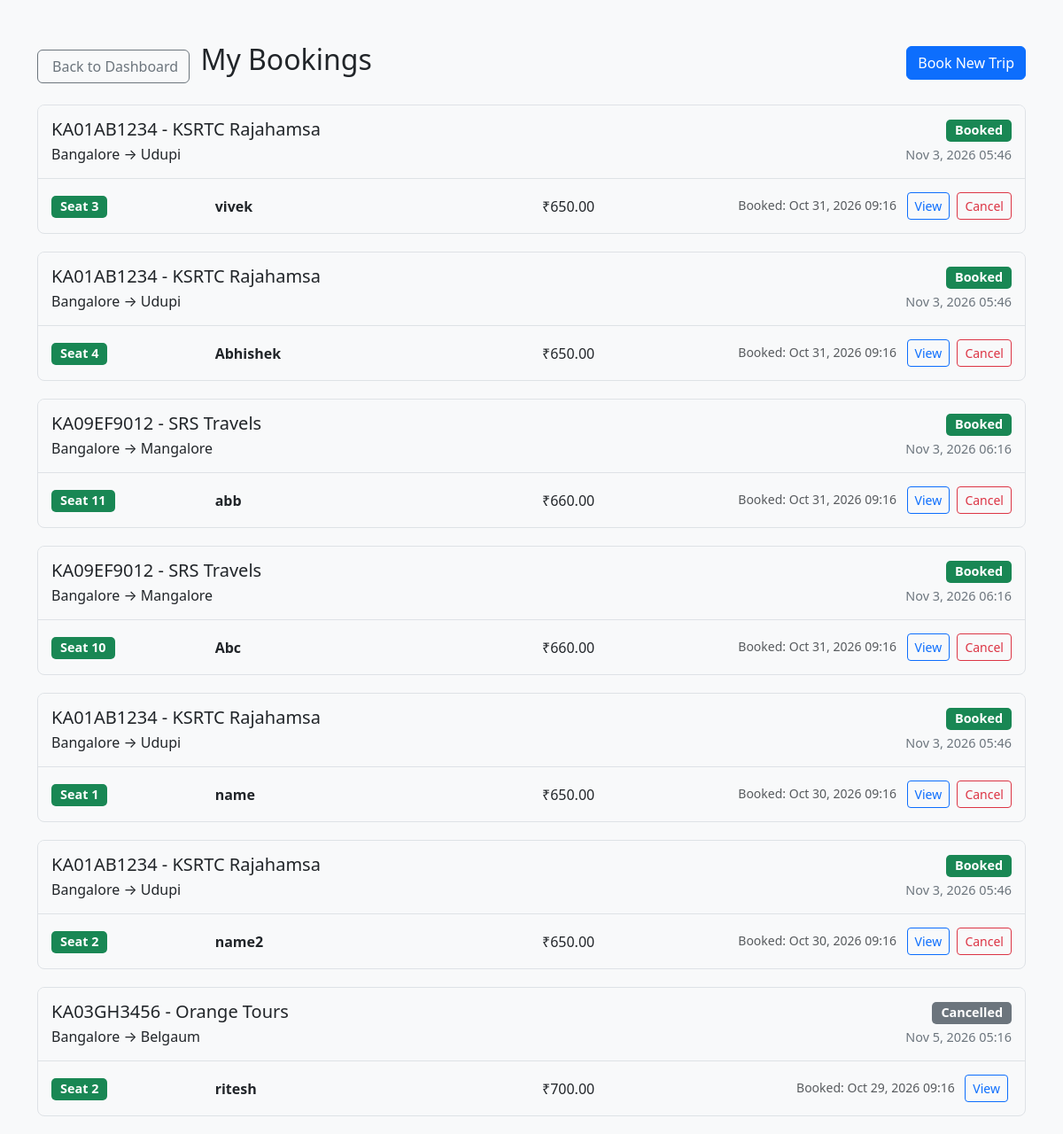
The page /booking_history.php (signed in) on the database its author committed.
### tables this page shows
CREATE TABLE IF NOT EXISTS `bookings` (
  `id` INT AUTO_INCREMENT PRIMARY KEY,
  `user_id` INT NOT NULL,
  `schedule_id` INT NOT NULL,
  `seat_no` VARCHAR(10) NOT NULL,
  `passenger_name` VARCHAR(100) NOT NULL,
  `status` ENUM('booked', 'cancelled') NOT NULL DEFAULT 'booked',
  `booked_on` DATETIME DEFAULT CURRENT_TIMESTAMP,
  FOREIGN KEY (`user_id`) REFERENCES `users`(`id`) ON DELETE CASCADE,
  FOREIGN KEY (`schedule_id`) REFERENCES `schedules`(`id`) ON DELETE CASCADE
);

CREATE TABLE IF NOT EXISTS `buses` (
  `id` INT AUTO_INCREMENT PRIMARY KEY,
  `bus_number` VARCHAR(50) NOT NULL,
  `name` VARCHAR(100) NOT NULL,
  `type` VARCHAR(50) NOT NULL,
  `seats` INT NOT NULL DEFAULT 40,
  `created_at` TIMESTAMP DEFAULT CURRENT_TIMESTAMP
);

CREATE TABLE IF NOT EXISTS `routes` (
  `id` INT AUTO_INCREMENT PRIMARY KEY,
  `source` VARCHAR(100) NOT NULL,
  `destination` VARCHAR(100) NOT NULL,
  `distance_km` INT NOT NULL,
  `duration_minutes` INT NOT NULL DEFAULT 0,
  `created_at` TIMESTAMP DEFAULT CURRENT_TIMESTAMP
);

CREATE TABLE IF NOT EXISTS `schedules` (
  `id` INT AUTO_INCREMENT PRIMARY KEY,
  `bus_id` INT NOT NULL,
  `route_id` INT NOT NULL,
  `departure_time` DATETIME NOT NULL,
  `arrival_time` DATETIME NOT NULL,
  `price` DECIMAL(10,2) NOT NULL,
  `created_at` TIMESTAMP DEFAULT CURRENT_TIMESTAMP,
  FOREIGN KEY (`bus_id`) REFERENCES `buses`(`id`) ON DELETE CASCADE,
  FOREIGN KEY (`route_id`) REFERENCES `routes`(`id`) ON DELETE CASCADE
);

### booking_history.php (the view, shortened to what this page needs)
<?php
include 'includes/db.php';
$user_id = $_SESSION['user']['id'];
$sql = "SELECT
            b.id AS booking_id,
            b.status,
            b.seat_no,
            b.passenger_name,
            b.booked_on,
            s.departure_time,
            s.arrival_time,
            s.price,
            bus.bus_number,
            bus.name AS bus_name,
            route.source,
            route.destination
        FROM bookings b
        JOIN schedules s ON b.schedule_id = s.id
        JOIN buses bus ON s.bus_id = bus.id
        JOIN routes route ON s.route_id = route.id
        WHERE b.user_id = ?
        ORDER BY b.booked_on DESC";
$stmt = $conn->prepare($sql);
$stmt->bind_param("i", $user_id);
$stmt->execute();
$result = $stmt->get_result();
$bookings = $result->fetch_all(MYSQLI_ASSOC);
?>
<!DOCTYPE html>
<html>
<head>
    <link rel="stylesheet" href="https://cdn.jsdelivr.net/npm/bootstrap@5.3.3/dist/css/bootstrap.min.css">
</head>
<body class="bg-light">
<div class="container mt-5">
<div class="d-flex justify-content-between align-items-center mb-4">
    <div>
        <a href="dashboard.php" class="btn btn-outline-secondary me-2">
            <i class="fas fa-arrow-left me-1"></i> Back to Dashboard
        </a>
        <h2 class="d-inline-block">My Bookings</h2>
    </div>
    <a href="book.php" class="btn btn-primary">Book New Trip</a>
</div>
    <?php if (empty($bookings)): ?>
        <div class="alert alert-info">You have no bookings yet.</div>
    <?php else: ?>
        <?php foreach ($bookings as $booking): ?>
            <div class="booking-card">
                <div class="booking-header">
                    <div class="d-flex justify-content-between">
                        <div>
                            <h5 class="mb-1"><?= htmlspecialchars($booking['bus_number']) ?> - <?= htmlspecialchars($booking['bus_name']) ?></h5>
                            <p class="mb-0">
                                <?= htmlspecialchars($booking['source']) ?> → <?= htmlspecialchars($booking['destination']) ?>
                            </p>
                        </div>
                        <div class="text-end">
                            <span class="badge status-badge bg-<?= $booking['status'] === 'booked' ? 'success' : 'secondary' ?>">
                                <?= ucfirst($booking['status']) ?>
                            </span>
                            <div class="booking-meta mt-1">
                                <?= date('M j, Y H:i', strtotime($booking['departure_time'])) ?>
                            </div>
                        </div>
                    </div>
                </div>
                <div class="booking-body">
                    <div class="row align-items-center">
                        <div class="col-md-2">
                            <span class="badge seat-badge">Seat <?= htmlspecialchars($booking['seat_no']) ?></span>
                        </div>
                        <div class="col-md-4">
                            <strong><?= htmlspecialchars($booking['passenger_name']) ?></strong>
                        </div>
                        <div class="col-md-2">
                            ₹<?= number_format($booking['price'], 2) ?>
                        </div>
                        <div class="col-md-4 text-end">
                            <small class="text-muted me-2">
                                Booked: <?= date('M j, Y H:i', strtotime($booking['booked_on'])) ?>
                            </small>
                            <a href="ticket.php?booking_id=<?= $booking['booking_id'] ?>" class="btn btn-sm btn-outline-primary me-1">View</a>
                            <?php if ($booking['status'] === 'booked'): ?>
                                <a href="cancel.php?cancel_id=<?= $booking['booking_id'] ?>"
                                   onclick="return confirm('Are you sure you want to cancel seat <?= $booking['seat_no'] ?> for <?= htmlspecialchars($booking['passenger_name']) ?>?');"
                                   class="btn btn-sm btn-outline-danger">Cancel</a>
                            <?php endif; ?>
                        </div>
                    </div>
                </div>
            </div>
        <?php endforeach; ?>
    <?php endif; ?>
</div>
</body>
</html>

### booking_history.php (style rules this page uses)
.booking-card { margin-bottom: 20px; border-radius: 8px; border: 1px solid #dee2e6; overflow: hidden; transition: all 0.2s; }
.booking-header { background-color: #f8f9fa; padding: 15px; border-bottom: 1px solid #dee2e6; }
.booking-body { padding: 15px; }
.seat-badge { background-color: #198754; color: white; padding: 5px 10px; border-radius: 5px; font-size: 0.9rem; }
.status-badge { padding: 5px 10px; border-radius: 5px; font-size: 0.9rem; }
.booking-meta { font-size: 0.9rem; color: #6c757d; }

### rows shown on the page
bookings: buses.bus_number "KA01AB1234", buses.name "KSRTC Rajahamsa", routes.source "Bangalore", routes.destination "Udupi", status "Booked", schedule.departure_time "Nov 3, 2026 05:46", seat_no "3", passenger_name "vivek", schedule.price "650.00", booked_on "Oct 31, 2026 09:16"
bookings: buses.bus_number "KA01AB1234", buses.name "KSRTC Rajahamsa", routes.source "Bangalore", routes.destination "Udupi", status "Booked", schedule.departure_time "Nov 3, 2026 05:46", seat_no "4", passenger_name "Abhishek", schedule.price "650.00", booked_on "Oct 31, 2026 09:16"
bookings: buses.bus_number "KA09EF9012", buses.name "SRS Travels", routes.source "Bangalore", routes.destination "Mangalore", status "Booked", schedule.departure_time "Nov 3, 2026 06:16", seat_no "11", passenger_name "abb", schedule.price "660.00", booked_on "Oct 31, 2026 09:16"
bookings: buses.bus_number "KA09EF9012", buses.name "SRS Travels", routes.source "Bangalore", routes.destination "Mangalore", status "Booked", schedule.departure_time "Nov 3, 2026 06:16", seat_no "10", passenger_name "Abc", schedule.price "660.00", booked_on "Oct 31, 2026 09:16"
bookings: buses.bus_number "KA01AB1234", buses.name "KSRTC Rajahamsa", routes.source "Bangalore", routes.destination "Udupi", status "Booked", schedule.departure_time "Nov 3, 2026 05:46", seat_no "1", passenger_name "name", schedule.price "650.00", booked_on "Oct 30, 2026 09:16"
bookings: buses.bus_number "KA01AB1234", buses.name "KSRTC Rajahamsa", routes.source "Bangalore", routes.destination "Udupi", status "Booked", schedule.departure_time "Nov 3, 2026 05:46", seat_no "2", passenger_name "name2", schedule.price "650.00", booked_on "Oct 30, 2026 09:16"
bookings: buses.bus_number "KA03GH3456", buses.name "Orange Tours", routes.source "Bangalore", routes.destination "Belgaum", status "Cancelled", schedule.departure_time "Nov 5, 2026 05:16", seat_no "2", passenger_name "ritesh", schedule.price "700.00", booked_on "Oct 29, 2026 09:16"
